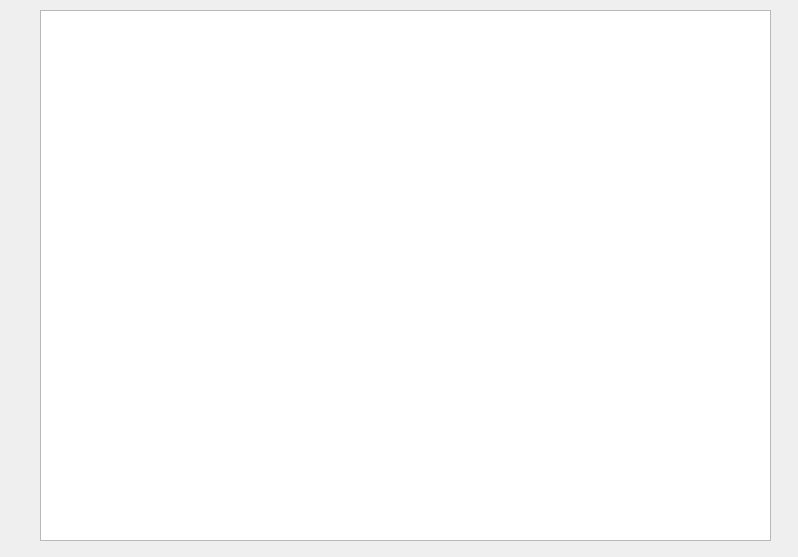
<?xml version="1.0" encoding="UTF-8"?>
<ui version="4.0">
 <class>Form</class>
 <widget class="QWidget" name="Form">
  <property name="geometry">
   <rect>
    <x>0</x>
    <y>0</y>
    <width>798</width>
    <height>557</height>
   </rect>
  </property>
  <property name="windowTitle">
   <string>Form</string>
  </property>
  <widget class="QTableWidget" name="tableWidget">
   <property name="geometry">
    <rect>
     <x>40</x>
     <y>10</y>
     <width>731</width>
     <height>531</height>
    </rect>
   </property>
  </widget>
 </widget>
 <resources/>
 <connections/>
</ui>
